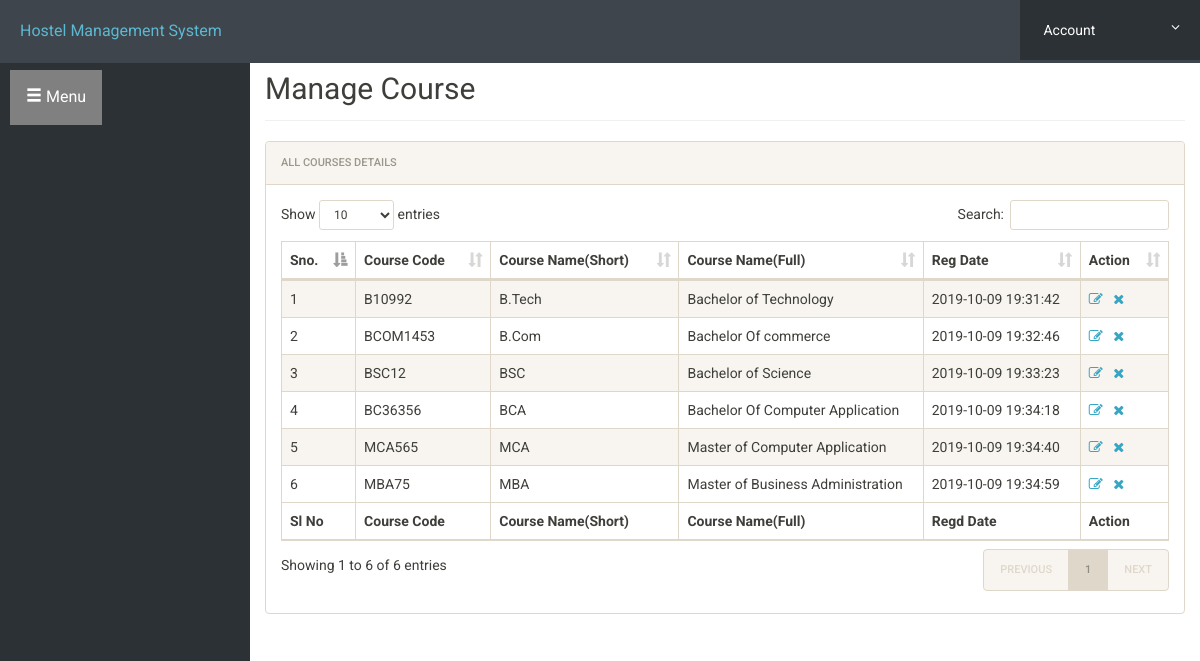
The page /hostel/admin/manage-courses.php (signed in) on the database its author committed.
### tables this page shows
CREATE TABLE `courses` (
  `id` int(11) NOT NULL,
  `course_code` varchar(255) DEFAULT NULL,
  `course_sn` varchar(255) DEFAULT NULL,
  `course_fn` varchar(255) DEFAULT NULL,
  `posting_date` timestamp NULL DEFAULT current_timestamp()
);

### hostel/admin/manage-courses.php (the view, shortened to what this page needs)
<?php
include('includes/config.php');
?>
<!doctype html>
<html lang="en" class="no-js">
<head>
	<link rel="stylesheet" href="css/menu.css">
	<link rel="stylesheet" href="https://maxcdn.bootstrapcdn.com/bootstrap/3.4.0/css/bootstrap.min.css">
	<link rel="stylesheet" href="css/font-awesome.min.css">
	<link rel="stylesheet" href="css/bootstrap.min.css">
	<link rel="stylesheet" href="css/dataTables.bootstrap.min.css">
	<link rel="stylesheet" href="css/bootstrap-social.css">
	<link rel="stylesheet" href="css/bootstrap-select.css">
	<link rel="stylesheet" href="css/fileinput.min.css">
	<link rel="stylesheet" href="css/awesome-bootstrap-checkbox.css">
	<link rel="stylesheet" href="css/style.css">
</head>
<body>
	<?php include('includes/header.php');?>
	<div class="ts-main-content">
			<?php include('includes/sidebar.php');?>
		<div class="content-wrapper">
			<div class="container-fluid">
				<div class="row">
					<div class="col-md-12">
						<h2 class="page-title" style="margin-top:4%">Manage Course</h2>
						<div class="panel panel-default">
							<div class="panel-heading">All Courses Details</div>
							<div class="panel-body">
								<table id="zctb" class="display table table-striped table-bordered table-hover" cellspacing="0" width="100%">
									<thead>
										<tr>
											<th>Sno.</th>
											<th>Course Code</th>
											<th>Course Name(Short)</th>
											<th>Course Name(Full)</th>
											<th>Reg Date </th>
											<th>Action</th>
										</tr>
									</thead>
									<tfoot>
										<tr>
											<th>Sl No</th>
											<th>Course Code</th>
											<th>Course Name(Short)</th>
											<th>Course Name(Full)</th>
											<th>Regd Date</th>
											<th>Action</th>										</tr>
									</tfoot>
									<tbody>
<?php
$ret="select * from courses";
$stmt= $mysqli->prepare($ret) ;
$stmt->execute() ;
$res=$stmt->get_result();
$cnt=1;
while($row=$res->fetch_object())
	  {
	  	?>
<tr><td><?php echo $cnt;;?></td>
<td><?php echo $row->course_code;?></td>
<td><?php echo $row->course_sn;?></td>
<td><?php echo $row->course_fn;?></td>
<td><?php echo $row->posting_date;?></td>
<td><a href="edit-course.php?id=<?php echo $row->id;?>"><i class="fa fa-edit"></i></a>&nbsp;&nbsp;
<a href="manage-courses.php?del=<?php echo $row->id;?>" onclick="return confirm("Do you want to delete");"><i class="fa fa-close"></i></a></td>
										</tr>
									<?php
$cnt=$cnt+1;
									 } ?>
									</tbody>
								</table>
							</div>
						</div>
					</div>
				</div>
			</div>
		</div>
	</div>
</body>
</html>

### hostel/admin/includes/header.php (shortened to what this page needs)
<div class="brand clearfix">
		<a href="#" class="logo" style="font-size:16px;">Hostel Management System</a>
		<ul class="ts-profile-nav">
			<li class="ts-account">
				<a href="#"><img src="" class="" alt=""> Account <i class="fa fa-angle-down hidden-side"></i></a>
			</li>
		</ul>
	</div>

### hostel/admin/includes/sidebar.php (shortened to what this page needs)
<nav class="ts-sidebar">
			<ul class="ts-sidebar-menu">
							<div class="dropdown">
  <button class="dropbtn"><span class="glyphicon glyphicon-menu-hamburger  "></span> Menu</button>
		</div>
	</ul>
		</nav>

### hostel/admin/css/menu.css (style rules this page uses)
.dropbtn { background-color: grey; color: white; padding: 16px; font-size: 16px; border: none; margin-left: 10px; margin-top: 10px; }
.dropdown { position: relative; display: inline-block; }

### hostel/admin/css/style.css (style rules this page uses)
html { font-size: 14px; }
@media only screen and (min-width: 480px) { html { font-size: 17px; } }
@media only screen and (min-width: 768px) { html { font-size: 14px; } }
body { font-size: 1em; }
a { color: #37a6c4; }
.panel { overflow: hidden; }
ul, li { margin: 0; padding: 0; list-style: none; }
.page-title { padding-bottom: 15px; margin-bottom: 20px; border-bottom: 1px solid #f0f0f0; }
.brand { background: #3e454c; position: relative; z-index: 3; position: fixed; width: 100%; top: 0; }
.brand .logo { box-sizing: border-box; padding: 20px; float: left; display: block; width: 200px; }
@media only screen and (min-width: 992px) { .brand .logo { width: 250px; } }
.brand .ts-profile-nav { float: right; display: none; }
.brand .ts-profile-nav li { float: left; position: relative; }
.brand .ts-profile-nav li a { display: block; padding: 20px; color: #fff; }
.brand .ts-profile-nav .ts-account .fa-angle-down { float: right; }
.brand .ts-profile-nav .ts-account > a { width: 180px; background: #2c3136; }
@media only screen and (min-width: 992px) { .brand .ts-profile-nav { display: block; } }
.ts-sidebar { background: #2c3136; max-height: 0; transition: max-height 0.3s; overflow: hidden; position: fixed; z-index: 2; width: 100%; bottom: 0; top: 60px; overflow-y: auto; }
@media only screen and (min-width: 992px) { .ts-sidebar { max-height: 100%; bottom: 0; } }
.ts-main-content .content-wrapper { padding-top: 15px; margin-top: 20px; }
@media only screen and (min-width: 992px) { .ts-main-content .ts-sidebar { width: 250px; float: left; } }
@media only screen and (min-width: 992px) { .ts-main-content .content-wrapper { margin-left: 250px; } }

### rows shown on the page
courses: course_code "B10992", course_sn "B.Tech", course_fn "Bachelor of Technology", posting_date "2019-10-09 19:31:42"
courses: course_code "BCOM1453", course_sn "B.Com", course_fn "Bachelor Of commerce", posting_date "2019-10-09 19:32:46"
courses: course_code "BSC12", course_sn "BSC", course_fn "Bachelor of Science", posting_date "2019-10-09 19:33:23"
courses: course_code "BC36356", course_sn "BCA", course_fn "Bachelor Of Computer Application", posting_date "2019-10-09 19:34:18"
courses: course_code "MCA565", course_sn "MCA", course_fn "Master of Computer Application", posting_date "2019-10-09 19:34:40"
courses: course_code "MBA75", course_sn "MBA", course_fn "Master of Business Administration", posting_date "2019-10-09 19:34:59"
